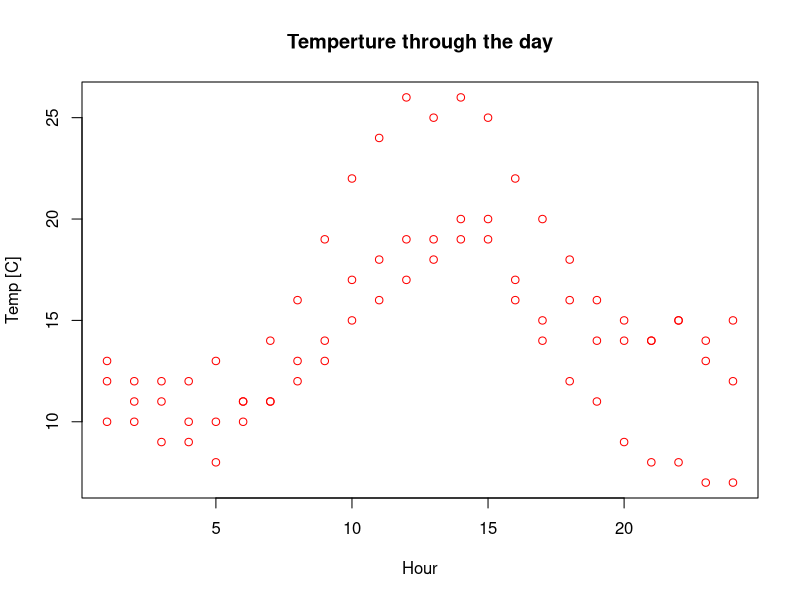

The R source for this figure:
# simple file to read, analyze and plot

# First we read a set of meteorological observations.
# The file is constructed of a date, hour (24 observation per day, 3 days), temperature and humidity
meteo = read.csv('meteo data.csv',header=T)


# plot data
plot(meteo$hour,meteo$temp,type="p",col="red",main = "Temperture through the day",xlab = "Hour", ylab = "Temp [C]")


